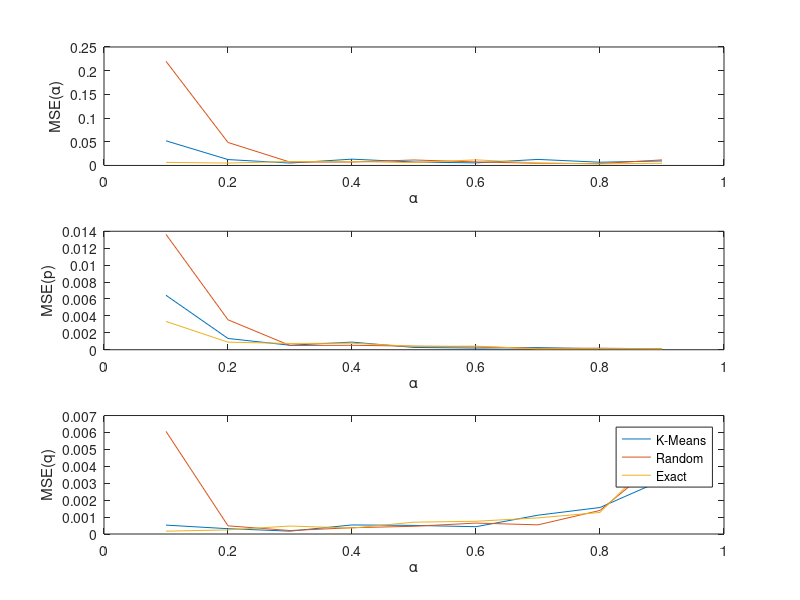

This figure's MATLAB source:
function [ ] = compare_EM_init(  )
%UNTITLED3 Summary of this function goes here
%   Detailed explanation goes here

	alphas = 9;
	trials = 20;
	
	EM_regular = load('EM_alpha_p_q_squared_error_per_trial_p0.2_q0.4_n20_N200_trials20.mat');
	EM_random = load('EM_random_alpha_p_q_squared_error_per_trial_p0.2_q0.4_n20_N200_trials20.mat');
    EM_exact = load('EM_exact_alpha_p_q_squared_error_per_trial_p0.2_q0.4_n20_N200_trials20.mat');
	
	%EM kmeans
    alpha_squared_error_per_trial = EM_regular.alpha_squared_error_per_trial;
    p_squared_error_per_trial = EM_regular.p_squared_error_per_trial;
    q_squared_error_per_trial = EM_regular.q_squared_error_per_trial;
    
	em_alpha_sum_over_trials = sum(alpha_squared_error_per_trial,1);
	em_p_sum_over_trials = sum(p_squared_error_per_trial,1);
	em_q_sum_over_trials = sum(q_squared_error_per_trial,1);
	
	em_mse_alpha = em_alpha_sum_over_trials / trials;
    em_mse_p = em_p_sum_over_trials / trials;
    em_mse_q = em_q_sum_over_trials / trials;
    
    %EM random
    random_alpha_squared_error_per_trial = EM_random.alpha_squared_error_per_trial;
    random_p_squared_error_per_trial = EM_random.p_squared_error_per_trial;
    random_q_squared_error_per_trial = EM_random.q_squared_error_per_trial;
    
    em_random_alpha_sum_over_trials = sum(random_alpha_squared_error_per_trial,1);
	em_random_p_sum_over_trials = sum(random_p_squared_error_per_trial,1);
	em_random_q_sum_over_trials = sum(random_q_squared_error_per_trial,1);
	
	em_random_mse_alpha = em_random_alpha_sum_over_trials / trials;
    em_random_mse_p = em_random_p_sum_over_trials / trials;
    em_random_mse_q = em_random_q_sum_over_trials / trials;
    
    %EM exact
    exact_alpha_squared_error_per_trial = EM_exact.alpha_squared_error_per_trial;
    exact_p_squared_error_per_trial = EM_exact.p_squared_error_per_trial;
    exact_q_squared_error_per_trial = EM_exact.q_squared_error_per_trial;
    
    em_exact_alpha_sum_over_trials = sum(exact_alpha_squared_error_per_trial,1);
	em_exact_p_sum_over_trials = sum(exact_p_squared_error_per_trial,1);
	em_exact_q_sum_over_trials = sum(exact_q_squared_error_per_trial,1);
	
	em_exact_mse_alpha = em_exact_alpha_sum_over_trials / trials;
    em_exact_mse_p = em_exact_p_sum_over_trials / trials;
    em_exact_mse_q = em_exact_q_sum_over_trials / trials;

	
	alpha_vals = ones(9, 1);
    for i = 1:alphas
        alpha_vals(i, 1) = i * 0.1;
    end
    
    figure
    title('Comparison of EM initialization methods.');
    
    subplot(3,1,1)
    lines = plot(alpha_vals, em_mse_alpha, alpha_vals, em_random_mse_alpha, alpha_vals, em_exact_mse_alpha)
    xlabel('\alpha')
    ylabel('MSE(\alpha)')
%     axis([0.1, 0.9, 0.000002, 0.06])
    
    subplot(3,1,2)
    plot(alpha_vals, em_mse_p, alpha_vals, em_random_mse_p, alpha_vals, em_exact_mse_p)
    xlabel('\alpha')
    ylabel('MSE(p)')
%     axis([0.1, 0.9, 0.00001, 0.1])

    subplot(3,1,3)
    plot(alpha_vals, em_mse_q, alpha_vals, em_random_mse_q, alpha_vals, em_exact_mse_q)
    xlabel('\alpha')
    ylabel('MSE(q)')
%     axis([0.1, 0.9, 0.00001, 0.1])
    
    hL = legend([lines(1), lines(2), lines(3)],{'K-Means','Random','Exact'})
    
%     pos = [0.4 0.4 0.2 0.2];
%     newUnits = 'normalized';
%     set(hL, 'Position', pos, 'Units', newUnits);
end

